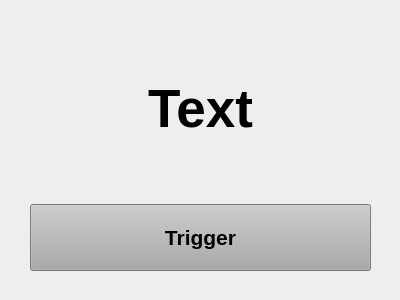
<?xml version="1.0" encoding="UTF-8"?>
<ui version="4.0">
 <class>Form</class>
 <widget class="QWidget" name="Form">
  <property name="geometry">
   <rect>
    <x>0</x>
    <y>0</y>
    <width>400</width>
    <height>300</height>
   </rect>
  </property>
  <property name="windowTitle">
   <string>Form</string>
  </property>
  <property name="styleSheet">
   <string notr="true">background-color: #eeeeee;</string>
  </property>
  <widget class="QWidget" name="verticalLayoutWidget">
   <property name="geometry">
    <rect>
     <x>30</x>
     <y>20</y>
     <width>341</width>
     <height>251</height>
    </rect>
   </property>
   <layout class="QVBoxLayout" name="verticalLayout">
    <item alignment="Qt::AlignHCenter|Qt::AlignVCenter">
     <widget class="QLabel" name="label">
      <property name="styleSheet">
       <string notr="true">color: #000000;
font-size: 40pt;
font-weight: bold;</string>
      </property>
      <property name="text">
       <string>Text</string>
      </property>
     </widget>
    </item>
    <item>
     <widget class="QPushButton" name="pushButton">
      <property name="styleSheet">
       <string notr="true">padding: 20px;
font-size: 16pt;
font-weight: bold;
background-color: #aaaaaa;</string>
      </property>
      <property name="text">
       <string>Trigger</string>
      </property>
     </widget>
    </item>
   </layout>
  </widget>
 </widget>
 <resources/>
 <connections>
  <connection>
   <sender>pushButton</sender>
   <signal>clicked()</signal>
   <receiver>Form</receiver>
   <slot>toggle_button()</slot>
   <hints>
    <hint type="sourcelabel">
     <x>272</x>
     <y>205</y>
    </hint>
    <hint type="destinationlabel">
     <x>301</x>
     <y>167</y>
    </hint>
   </hints>
  </connection>
 </connections>
 <slots>
  <slot>toggle_button()</slot>
 </slots>
</ui>
